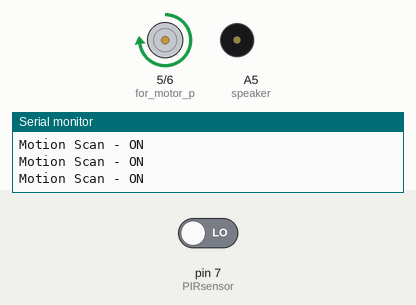
A sketch run on a simulated Arduino Uno, built with avr-gcc and run on an emulated ATmega328P. On the bench: motor-driver pin pairs drawn as motors (green arrow = first pin HIGH = forward, orange = second pin HIGH = backward, longer = more drive), buzzer (waves = sounding, pin HIGH), the last lines printed to the serial monitor. The test bench sets the inputs (shaded band); at power-on: pin 7 (PIRsensor) LOW. The modem accepts every AT command (registered, SIM ready, sends succeed) and sends nothing else.

Above: at 2.7 s.
2.8 s: pin 7 (PIRsensor) driven HIGH
At 3.7 s:
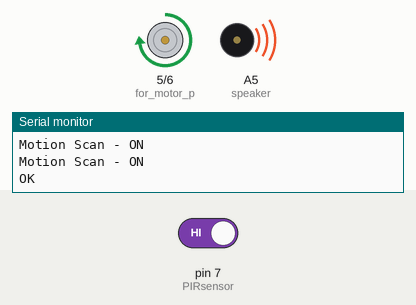
At 9.2 s:
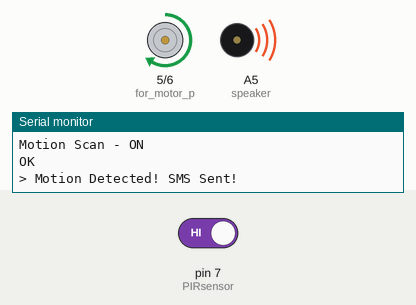
Timing chart, 0 to 19.3 s (numbered marks = the images above; inputs shaded):
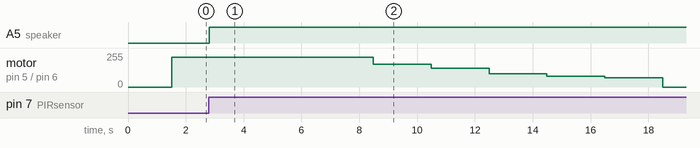

The sketch:

Train_accident.ino
```cpp
#include <SoftwareSerial.h>
SoftwareSerial mySerial(3, 2);  //Arduino's (rx,tx)
int PIRsensor = 7;              //PIR Sensor Pin
int speaker = A5;               //speaker Pin
int MotionRead, Motion_alert_val, recheckMotion;
int pir_Status, Motion_sms_count = 0, PIR_Motion_Status;
void setup() {
  pinMode(PIRsensor, INPUT);
  pinMode(speaker, OUTPUT);
  pinMode(5, OUTPUT);  // for motor p
  pinMode(6, OUTPUT);  // for motor n
  Serial.begin(9600);

  mySerial.begin(9600);  // Sim Baud rate
  Serial.println("Initializing...");
  delay(1000);
  mySerial.println("AT");  //Once the handshake test is successful, it will back to OK
  updateSerial();

  digitalWrite(speaker, LOW);  // speaker off
  analogWrite(5, 225);
  analogWrite(6, 0);  // motor on
}
void loop() {
  CheckMotion();
  CheckNoMotion();
}
void CheckMotion() {
  Serial.println("Motion Scan - ON");
  Motion_alert_val = ScanMotion();
  //D7 Pin becomes HIGH when Motion detected
  if (Motion_alert_val == HIGH) {
    MotionAlert();  // Function to send SMS Alerts
    MotorDriver();  // motor drive speed control
  }
}
int ScanMotion() {
  MotionRead = digitalRead(PIRsensor);
  return MotionRead;
}
void MotorDriver() {
  analogWrite(5, 225);
  analogWrite(6, 0);
  delay(3000);
  analogWrite(5, 170);
  analogWrite(6, 0);
  delay(2000);
  analogWrite(5, 140);
  analogWrite(6, 0);
  delay(2000);
  analogWrite(5, 100);
  analogWrite(6, 0);
  delay(2000);
  analogWrite(5, 80);
  analogWrite(6, 0);
  delay(2000);
  analogWrite(5, 70);
  analogWrite(6, 0);
  delay(2000);
  analogWrite(5, 0);
  analogWrite(6, 0);
  delay(900000);
}
void MotionAlert() {
  digitalWrite(speaker, HIGH);  // speaker on
  while (Motion_sms_count < 1)  //Number of SMS Alerts to be sent
  {
    mySerial.println("AT+CMGF=1");  // Configuring TEXT mode
    updateSerial();
    mySerial.println("AT+CMGS=\"+916384775109\"");  // phone number to sms
    updateSerial();
    mySerial.print("Animal detected, Slow down the train ");  //text content
    delay(1000);
    updateSerial();
    mySerial.write(26);

    Motion_sms_count++;
  }
  PIR_Motion_Status = 1;
  Serial.println("Motion Detected! SMS Sent!");
  delay(100);
}
void CheckNoMotion() {
  if (PIR_Motion_Status == 1) {
    recheckMotion = ScanMotion();
    if (recheckMotion == LOW)  //D0 Pin becomes HIGH when No Gas
    {
      Serial.println("No Motion Detected");
      digitalWrite(speaker, LOW);
      analogWrite(5,225);
      analogWrite(6,0);
      Motion_sms_count = 0;  //Reset count for next alert triggers
      PIR_Motion_Status = 0;
    }
  }
}
void updateSerial() {
  delay(500);
  while (Serial.available()) {
    mySerial.write(Serial.read());  //Forward what Serial received to Software Serial Port
  }
  while (mySerial.available()) {
    Serial.write(mySerial.read());  //Forward what Software Serial received to Serial Port
  }
}
```

Measured:
- after the input at 2.8 s, A5 (speaker): LOW → HIGH at once; motor on pin 5 (for_motor_p) / pin 6 (for_motor_n): moves from forward 225/255 to stopped over 10.0 s, starting after 5.7 s
